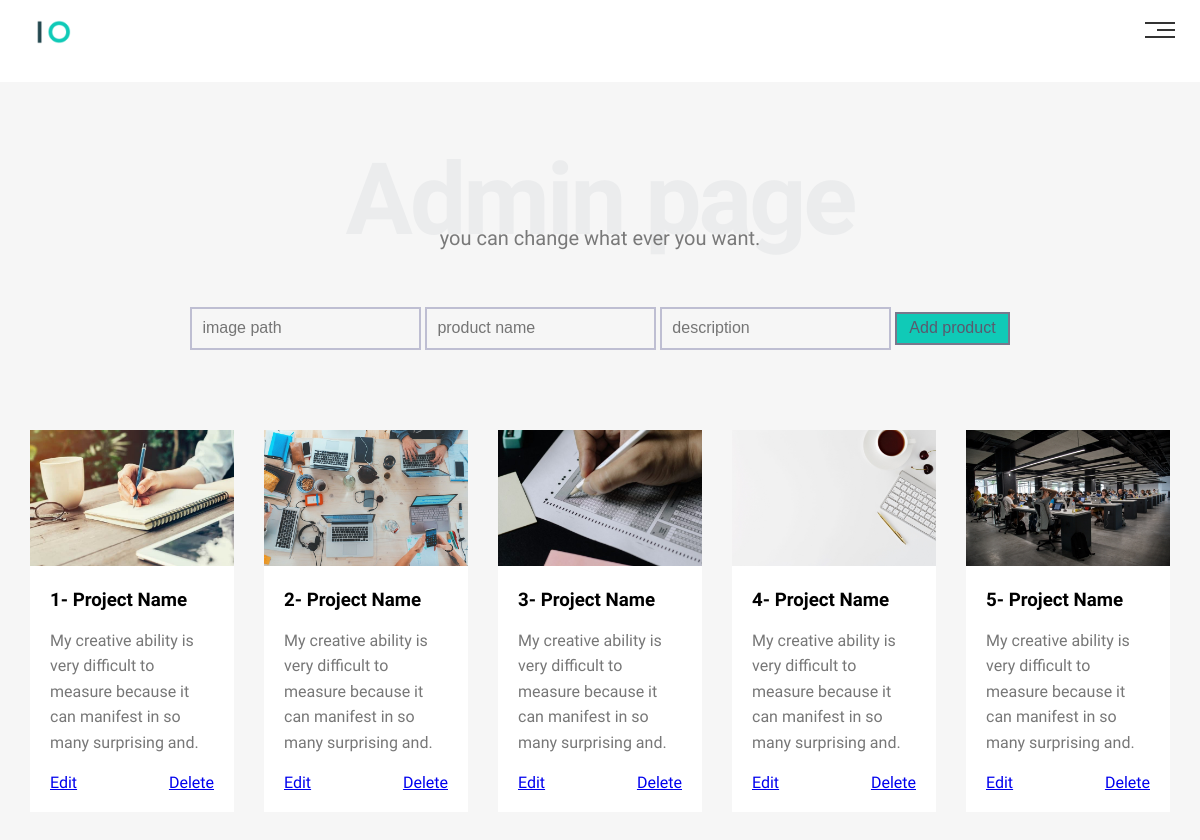
The app's page /adminpage.php with its own data.
### tables this page shows
CREATE TABLE `products` (
  `id` int(11) NOT NULL,
  `image` varchar(50) NOT NULL,
  `productName` varchar(50) NOT NULL,
  `description` varchar(200) NOT NULL
);

### adminpage.php (the view, shortened to what this page needs)
<?php include("connection.php"); ?>
<!DOCTYPE html>
<html lang="en">
<head>
  <link rel="stylesheet" href="css/normalize.css" />
  <link rel="stylesheet" href="css/all.css" />
  <link rel="stylesheet" href="css/leon.css" />
  <link rel="stylesheet" href="css/admin.css" />
</head>
<body>
  <div class="header">
    <div class="container">
      <img class="logo" src="images/logo.png" alt="" />
      <div class="links">
        <span class="icon">
          <span></span>
          <span></span>
          <span></span>
        </span>
      </div>
    </div>
  </div>
  <br>
  <div class="portfolio" id="portfolio">
    <div class="container">
      <h2 class="special-heading">Admin page</h2>
      <p>you can change what ever you want.</p>
      <div class="add-container">
        <form action="adminpage.php" method="POST" class="form-add">
          <input name="img" class="input" type="text" placeholder="image path" required />
          <input name="pn" class="input" type="text" placeholder="product name" required />
          <input name="des" class="input" type="text" placeholder="description" required />
          <button name="add" class="submit" type="submit">Add product</button>
        </form>
      </div>
      <div class="portfolio-content">
        <?php
        $query = "select * from products";
        $records = mysqli_query($con, $query);
        while ($data = mysqli_fetch_array($records)) {
          ?>
          <div class="card">
            <img src="<?php echo $data['image']; ?>" alt="" />
            <div class="info">
              <h3>
                <?php echo $data['id']; ?>-
                <?php echo $data['productName']; ?>
              </h3>
              <p>
                <?php echo $data['description']; ?>
              </p>
              <br>
              <div class="links" style="  display: flex; justify-content: space-between;">
                <a href="edit.php?id=<?php echo $data['id']; ?>">Edit</a>
                <a href="delete.php?id=<?php echo $data['id']; ?>">Delete</a>
              </div>
            </div>
          </div>
          <?php
        }
        ?>
      </div>
    </div>
  </div>
</body>
</html>

### css/leon.css (style rules this page uses)
:root { --main-color: #10cab7; --secondary-color: #2c4755; --section-padding: 60px; --section-background: #f6f6f6; --main-duration: 0.5s; }
* { -webkit-box-sizing: border-box; -moz-box-sizing: border-box; box-sizing: border-box; }
html { scroll-behavior: smooth; }
body { font-family: "Work Sans", sans-serif; }
.container { padding-left: 15px; padding-right: 15px; margin-left: auto; margin-right: auto; }
@media (min-width: 768px) { .container { width: 750px; } }
@media (min-width: 992px) { .container { width: 970px; } }
@media (min-width: 1200px) { .container { width: 1170px; } }
.special-heading { color: #ebeced; font-size: 100px; text-align: center; font-weight: 800; letter-spacing: -3px; margin: 0; }
.special-heading+p { margin: -30px 0 0; font-size: 20px; text-align: center; color: #797979; }
.header { padding: 20px; }
.header .container { display: flex; justify-content: space-between; align-items: center; }
.header .logo { width: 60px; }
.header .links { position: relative; }
.header .links .icon { width: 30px; display: flex; flex-wrap: wrap; justify-content: flex-end; }
.header .links .icon span { background-color: #333; margin-bottom: 5px; height: 2px; }
.header .links .icon span:first-child { width: 100%; }
.header .links .icon span:nth-child(2) { width: 60%; transition: var(--main-duration); }
.header .links .icon span:last-child { width: 100%; }
.portfolio { padding-top: var(--section-padding); padding-bottom: var(--section-padding); background-color: var(--section-background); }
.portfolio .portfolio-content { display: grid; grid-template-columns: repeat(auto-fill, minmax(300px, 1fr)); grid-gap: 30px; margin-top: 80px; }
.portfolio .portfolio-content .card { background-color: white; }
.portfolio .portfolio-content .card img { max-width: 100%; }
.portfolio .portfolio-content .card .info { padding: 20px; }
.portfolio .portfolio-content .card .info h3 { margin: 0; }
.portfolio .portfolio-content .card .info p { color: #777; line-height: 1.6; margin-bottom: 0; }

### css/admin.css (style rules this page uses)
.portfolio { padding-top: var(--section-padding); padding-bottom: var(--section-padding); background-color: var(--section-background); }
.portfolio .portfolio-content { display: grid; grid-template-columns: repeat(auto-fill, minmax(200px, 1fr)); grid-gap: 30px; margin-top: 80px; }
.portfolio .portfolio-content .card { background-color: white; }
.portfolio .portfolio-content .card img { max-width: 100%; }
.portfolio .portfolio-content .card .info { padding: 20px; }
.portfolio .portfolio-content .card .info h3 { margin: 0; }
.portfolio .portfolio-content .card .info p { color: #777; line-height: 1.6; margin-bottom: 0; }
.add-container { display: flex; justify-content: space-around; margin-top: 5%; }
.add-container .input { display: inline-block; }
.add-container input { padding: 10px; background: none; outline: none; resize: none; border: 0; font-family: 'Montserrat', sans-serif; transition: all .3s; border: 2px solid #bebed2 }
.add-container button { padding: 5px 12px; font-family: 'Montserrat', sans-serif; border: 2px solid #78788c; background: var(--main-color); color: #5a5a6e; cursor: pointer; transition: all .3s }

### records on screen
products: image (picture), id "1", productName "Project Name", description "My creative ability is very difficult to measure because it can manifest in so many surprising and."
products: image (picture), id "2", productName "Project Name", description "My creative ability is very difficult to measure because it can manifest in so many surprising and."
products: image (picture), id "3", productName "Project Name", description "My creative ability is very difficult to measure because it can manifest in so many surprising and."
products: image (picture), id "4", productName "Project Name", description "My creative ability is very difficult to measure because it can manifest in so many surprising and."
products: image (picture), id "5", productName "Project Name", description "My creative ability is very difficult to measure because it can manifest in so many surprising and."
